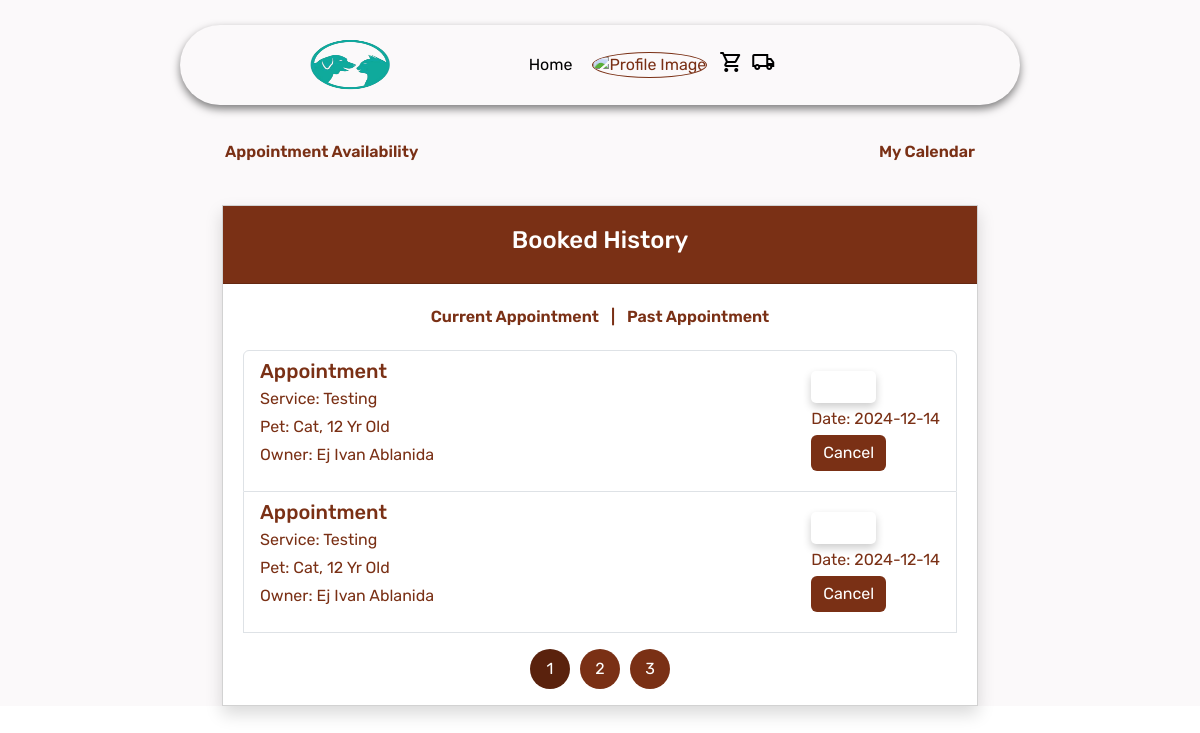
Page /features/users/web/api/my-app.php (signed in) on the earlier database version.
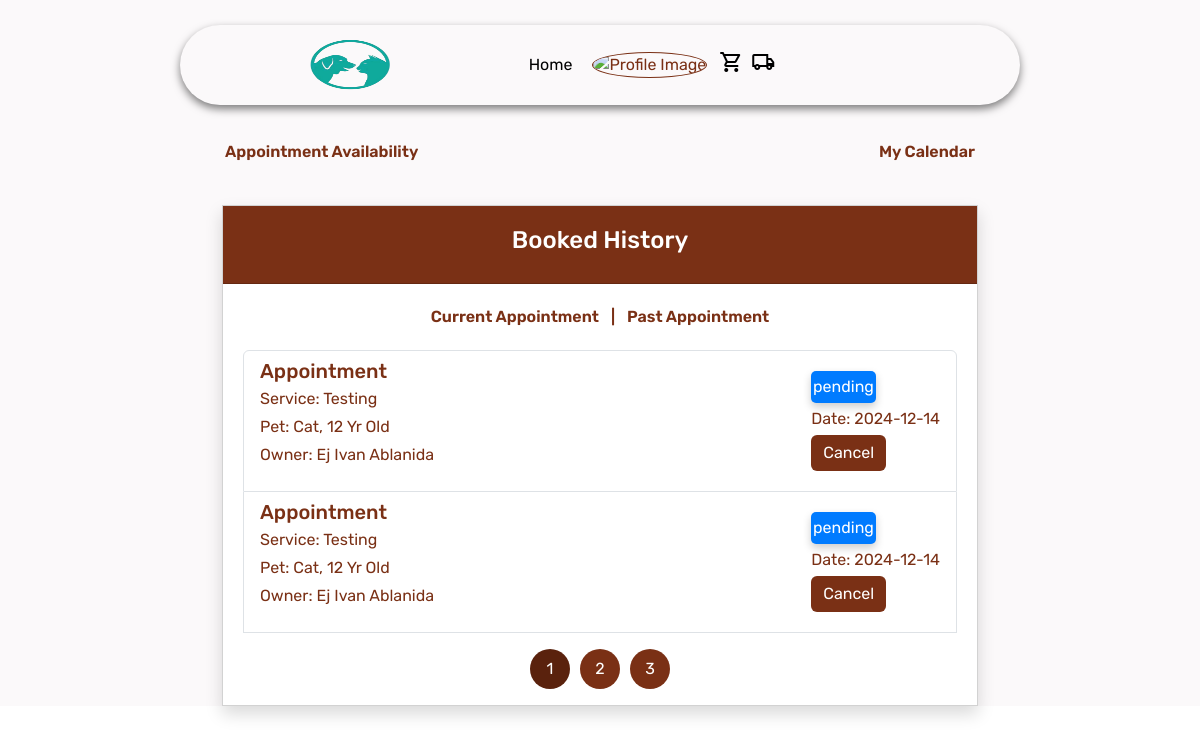
Same page on the later database version.
### tables this page shows
CREATE TABLE `appointment` (
  `id` int(11) NOT NULL,
  `status` enum('pending','waiting','on-going','finish','cancel') NOT NULL DEFAULT 'pending',
  `owner_name` varchar(255) NOT NULL,
  `contact_num` varchar(20) NOT NULL,
  `email` varchar(255) NOT NULL,
  `barangay` varchar(255) DEFAULT NULL,
  `pet_type` varchar(50) NOT NULL,
  `breed` varchar(100) DEFAULT NULL,
  `age` int(11) DEFAULT NULL,
  `service_category` varchar(50) NOT NULL,
  `service` varchar(255) NOT NULL,
  `payment_option` varchar(50) DEFAULT NULL,
  `payment` decimal(10,2) NOT NULL,
  `appointment_time` time NOT NULL,
  `appointment_date` date NOT NULL,
  `created_at` timestamp NOT NULL DEFAULT current_timestamp(),
  `latitude` decimal(10,8) DEFAULT NULL,
  `longitude` decimal(11,8) DEFAULT NULL,
  `add_info` varchar(255) NOT NULL,
  `gcash_image` varchar(255) DEFAULT NULL,
  `gcash_reference` varchar(255) DEFAULT NULL
);

### features/users/web/api/my-app.php (the view, shortened to what the changed rows need)
<!DOCTYPE html>
<html lang="en">
<head>
  <link href="https://cdn.jsdelivr.net/npm/bootstrap@5.3.3/dist/css/bootstrap.min.css" rel="stylesheet"
>
  <link href="https://cdnjs.cloudflare.com/ajax/libs/font-awesome/6.4.0/css/all.min.css" rel="stylesheet">
  <link rel="stylesheet" href="../../css/appointment.css">
  <link href="https://cdn.jsdelivr.net/npm/fullcalendar@5.11.3/main.min.css" rel="stylesheet">
</head>
<body onload="initAutocomplete()">
  <section class="booked-history" id="bookedHistorySection">
    <div class="container">
      <div class="row justify-content-center">
        <div class="col-md-12 col-24">
          <div class="card card-outline card-primary rounded-0 shadow">
            <div class="card-body">
              <ul class="list-group" id="historyList">
                <?php
                require '../../../../db.php';
                $sql = "SELECT * FROM appointment WHERE status IN ('pending', 'waiting', 'on-going') ORDER BY appointment_date DESC";
                $result = $conn->query($sql);
                if ($result->num_rows > 0) {
                  while ($row = $result->fetch_assoc()) {
                    ?>
                    <li class="list-group-item current-appointment">
                      <div class="d-flex flex-column flex-md-row justify-content-between align-items-start align-items-md-center">
                        <div>
                            <h5 class="mb-1">Appointment</h5>
                          <p class="mb-1">Service: <?php echo $row['service']; ?></p>
                          <p class="mb-1">Pet: <?php echo $row['pet_type'] . ', ' . $row['age'] . ' Yr Old'; ?></p>
                          <p>Owner: <?php echo $row['owner_name']; ?></p>
                        </div>
                        <div class="mt-3 mt-md-0 text-md-right">
                        <p class="mb-1 status" style="background-color:
                            <?php
                                if ($row['status'] == 'pending') {
                                    echo '#007bff';
                                } elseif ($row['status'] == 'waiting') {
                                    echo 'ffc107';
                                } elseif ($row['status'] == 'on-going') {
                                    echo 'g28a745';
                                }
                            ?>; color: #fff;">
                            <?php echo $row['status']; ?>
                        </p>
                          <p class="mb-1">Date: <?php echo $row['appointment_date']; ?></p>
                          <a href="appointment.php?cancel=<?php echo $row['id']; ?>"><button class="btn btn-primary">Cancel</button></a>
                        </div>
                      </div>
                    </li>
                    <?php
                  }
                } else {
                  echo "<p>No appointments found</p>";
                }
                ?>
              </ul>
            </div>
          </div>
        </div>
      </div>
    </div>
  </section>
</body>
</html>

Differences in the rows shown:
changed appointment (number 1 of 2 on the later page): status (not shown) → "pending"
changed appointment (number 2 of 2 on the later page): status (not shown) → "pending"
